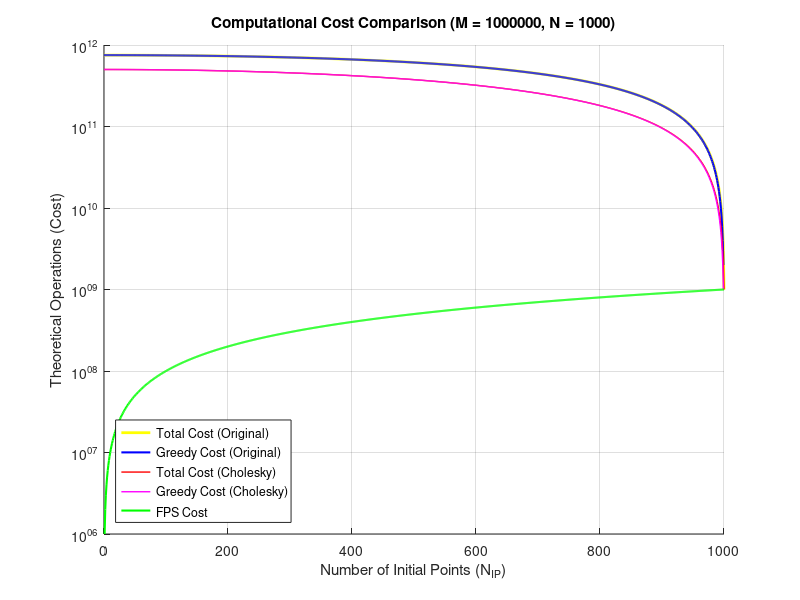

Write the MATLAB code that produced this figure. (Note: this script raises an error after producing the figure.)
%% THEORETICAL TIME COMPLEXITY ANALYSIS
% Fixed parameters
M = 1000000;     % Number of nodes in the candidate mesh
N = 1000;        % Fixed total number of control points (N_IP + N_G)

% Independent variable array (Number of Initial Points)
N_IP_vals = 0:N;

% Preallocate cost arrays
C_fps = zeros(1, length(N_IP_vals));
C_greedy_old = zeros(1, length(N_IP_vals));
C_greedy_new = zeros(1, length(N_IP_vals));

%% CALCULATE OPERATIONS
for i = 1:length(N_IP_vals)
    n_ip = N_IP_vals(i);
    n_g = N - n_ip;
    
    % 1. FPS Cost: O(M * N_IP)
    C_fps(i) = M * n_ip;
    
    % 2. Greedy Costs
    if n_g > 0
        k = (n_ip + 1):N;
        
        % Original Method: k^3 (Matrix Solve) + M*k (Full Field Eval)
        C_greedy_old(i) = sum(k.^3 + M .* k);
        
        % New Method: k^2 (Cholesky Update) + (M-k)*k (Subset Field Eval)
        C_greedy_new(i) = sum(k.^2 + (M - k) .* k);
    else
        C_greedy_old(i) = 0; 
        C_greedy_new(i) = 0; 
    end
end

% Total Costs
C_total_old = C_fps + C_greedy_old;
C_total_new = C_fps + C_greedy_new;

%% PLOT COMPLEXITY TREND
figure;
hold on; grid on;

% Plot Original Method (Dashed lines)
plot(N_IP_vals, C_total_old, 'y-', 'LineWidth', 2, 'DisplayName', 'Total Cost (Original)');
plot(N_IP_vals, C_greedy_old, 'b-', 'LineWidth', 1.5, 'DisplayName', 'Greedy Cost (Original)');

% Plot New Method (Solid lines)
plot(N_IP_vals, C_total_new, 'r-', 'LineWidth', 1, 'DisplayName', 'Total Cost (Cholesky)');
plot(N_IP_vals, C_greedy_new, 'm-', 'LineWidth', 1, 'DisplayName', 'Greedy Cost (Cholesky)');

% Plot FPS Cost (Shared - Red line)
plot(N_IP_vals, C_fps, 'g-', 'LineWidth', 1.5, 'DisplayName', 'FPS Cost');

% Formatting
xlabel('Number of Initial Points (N_{IP})');
ylabel('Theoretical Operations (Cost)');
title(sprintf('Computational Cost Comparison (M = %d, N = %d)', M, N));
legend('Location', 'southwest');

% Use a log scale for the Y-axis
set(gca, 'YScale', 'log');
xlim([0, N]);
hold off;

%% PERFORMANCE COMPARISON & WORKLOAD DISTRIBUTION
figure;
tiledlayout(1, 2, "TileSpacing", "compact");

% --- Tile 1: Absolute Difference in Operations ---
ax1 = nexttile;
hold(ax1, 'on'); grid(ax1, 'on');

% Calculate operations saved
ops_difference = C_total_old - C_total_new;

% Plot the absolute difference
plot(ax1, N_IP_vals, ops_difference, 'k-', 'LineWidth', 2);

xlabel(ax1, 'Number of Initial Points (N_{IP})');
ylabel(ax1, 'Operations Saved (Original - Cholesky)');
title(ax1, 'Absolute Computational Savings');

% Use a log scale because the savings drop from billions to zero
set(ax1, 'YScale', 'log'); 
xlim(ax1, [0, N]);
hold(ax1, 'off');

% --- Tile 2: Proportion of Operations (Cholesky Method) ---
ax2 = nexttile;
hold(ax2, 'on'); grid(ax2, 'on');

% Calculate proportions (percentages) for the new method
prop_fps = (C_fps ./ C_total_new) * 100;
prop_greedy = (C_greedy_new ./ C_total_new) * 100;

% Handle the NaN case at N_IP = N where greedy cost is 0, but division by 0 might occur if total was 0
prop_fps(isnan(prop_fps)) = 100; 
prop_greedy(isnan(prop_greedy)) = 0;

% Create a stacked area chart to show the 100% distribution
area_data = [prop_fps', prop_greedy'];
a = area(ax2, N_IP_vals, area_data, 'LineStyle', 'none');

% Match your requested color scheme aesthetics 
a(1).FaceColor = 'g'; % FPS Cost 
a(2).FaceColor = 'm'; % Greedy Cost 
a(1).FaceAlpha = 0.6;
a(2).FaceAlpha = 0.6;

xlabel(ax2, 'Number of Initial Points (N_{IP})');
ylabel(ax2, 'Proportion of Total Operations (%)');
title(ax2, 'Workload Distribution (Cholesky Method)');
legend(ax2, 'FPS Phase', 'Greedy Phase', 'Location', 'southwest');

xlim(ax2, [0, N]);
ylim(ax2, [0, 100]);
hold(ax2, 'off');
